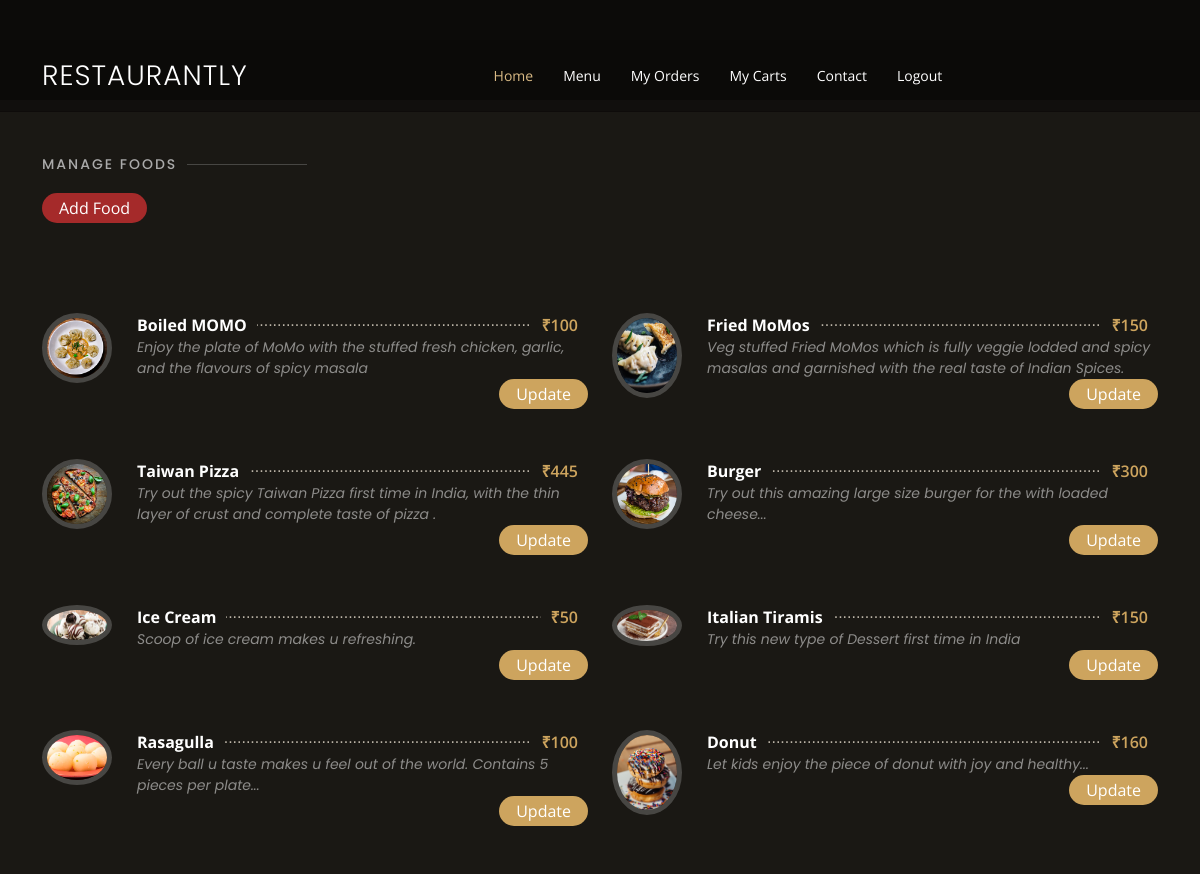
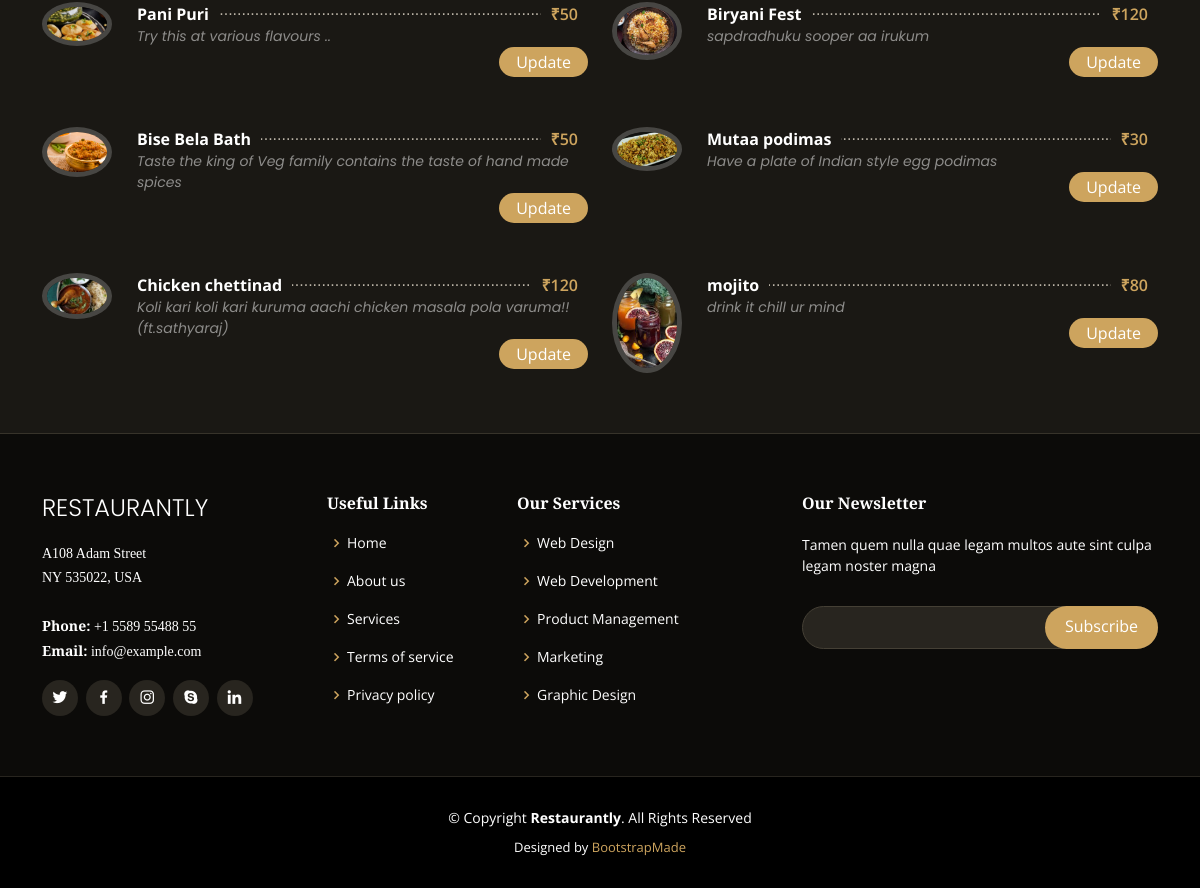
The page /food.php (signed in) on the database its author committed (2 pictures, top to bottom).
### tables this page shows
CREATE TABLE `food` (
  `id` int(10) UNSIGNED NOT NULL,
  `title` varchar(100) NOT NULL,
  `description` text NOT NULL,
  `price` decimal(10,0) NOT NULL,
  `image_name` varchar(255) NOT NULL,
  `category_id` int(10) UNSIGNED NOT NULL,
  `featured` varchar(10) NOT NULL,
  `active` varchar(10) NOT NULL
);

### food.php (the view, shortened to what this page needs)
<?php
include('header.php');
?>
<section id="menu" class="menu section-bg mtop">
      <div class="container" data-aos="fade-up">
<?php
if($_SESSION['role'] == 2){
?>
<div class="section-title">
          <h2>Menu</h2>
          <p>Check Our Tasty Menu</p>
        </div>
<?php
}else if($_SESSION['role'] == 1){
  ?>
  <div class="section-title">
          <h2>Manage Foods</h2>
          <div class="mt-4">
            <button class="btn-add"><a style="color: white;" href="add-food.php">Add Food</a></button>
          </div>
        </div>
  <?php
}
?>
        <div class="row menu-container" data-aos="fade-up" data-aos-delay="200">
        <?php
              $sql="SELECT * FROM food";
              $res=mysqli_query($conn, $sql);
              $count=mysqli_num_rows($res);
              if($count>0)
              {
                  while($row = mysqli_fetch_assoc($res))
                  {
                   if($_SESSION['role']==1 || $row['active'] == 1) {
                      $id=$row['id'];
                      $title=$row['title'];
                      $description=$row['description'];
                      $price = $row['price'];
                      $image_name=$row['image_name'];
                      ?>
                        <div class="col-lg-6 menu-item filter-starters">
                        <div class="row">
<div class="col-lg-2">
<img src="../images/food/<?php echo $image_name;?>" class="menu-img" alt="">
</div>
<div class="col-lg-10">
            <div class="menu-content">
              <a href="#"><?php echo $title; ?></a><span>₹<?php echo $price; ?></span>
            </div>
            <div class="menu-ingredients">
            <?php echo $description; ?>
            </div>
            <div class="textend">
            <?php if($_SESSION['role']==2){ ?>
              <button class="btn-order"><a style="color: white;" href="addToCarts.php?food_id=<?php echo $id; ?>">Add</a></button>
              <?php
                   }elseif($_SESSION['role']==1){
                     ?>
                     <button class="btn-order"><a style="color: white;" href="addToCarts.php?food_id=<?php echo $id; ?>">Update</a></button>
                     <?php
                   }
            ?>
            </div>
                        </div>
                        </div>
          </div>
                      <?php
                  }
                  }
              }
              else
              {
                  echo"<div class='error'>Food Not Found.</div>";
              }
            ?>
        </div>
      </div>
    </section>
<?php
include('footer.php');
?>

### header.php (shortened to what this page needs)
<head>
  <link href="assets/vendor/animate.css/animate.min.css" rel="stylesheet">
  <link href="assets/vendor/aos/aos.css" rel="stylesheet">
  <link href="assets/vendor/bootstrap/css/bootstrap.min.css" rel="stylesheet">
  <link href="assets/vendor/bootstrap-icons/bootstrap-icons.css" rel="stylesheet">
  <link href="assets/vendor/boxicons/css/boxicons.min.css" rel="stylesheet">
  <link href="assets/vendor/glightbox/css/glightbox.min.css" rel="stylesheet">
  <link href="assets/vendor/swiper/swiper-bundle.min.css" rel="stylesheet">
  <link href="assets/css/style.css" rel="stylesheet">
</head>
<body>
  <header id="header" class="fixed-top d-flex align-items-cente">
    <div class="container-fluid container-xl d-flex align-items-center justify-content-lg-between">
      <h1 class="logo me-auto me-lg-0"><a href="home.php">Restaurantly</a></h1>
      <nav id="navbar" class="navbar order-last order-lg-0 navcenter">
        <ul>
          <li><a class="nav-link scrollto active" href="home.php">Home</a></li>
          <li><a class="nav-link scrollto" href="food.php">Menu</a></li>
          <li><a class="nav-link scrollto" href="myOrders.php">My Orders</a></li>
          <li><a class="nav-link scrollto" href="myCarts.php">My Carts</a></li>
          <li><a class="nav-link scrollto" href="contact.php">Contact</a></li>
          <li><a class="nav-link scrollto" href="logout.php">Logout</a></li>
        </ul>
      </nav>
    </div>
  </header>

### footer.php (shortened to what this page needs)
<footer id="footer">
    <div class="footer-top">
      <div class="container">
        <div class="row">
          <div class="col-lg-3 col-md-6">
            <div class="footer-info">
              <h3>Restaurantly</h3>
              <p>
                A108 Adam Street <br>
                NY 535022, USA<br><br>
                <strong>Phone:</strong> +1 5589 55488 55<br>
                <strong>Email:</strong> info@example.com<br>
              </p>
              <div class="social-links mt-3">
                <a href="#" class="twitter"><i class="bx bxl-twitter"></i></a>
                <a href="#" class="facebook"><i class="bx bxl-facebook"></i></a>
                <a href="#" class="instagram"><i class="bx bxl-instagram"></i></a>
                <a href="#" class="google-plus"><i class="bx bxl-skype"></i></a>
                <a href="#" class="linkedin"><i class="bx bxl-linkedin"></i></a>
              </div>
            </div>
          </div>
          <div class="col-lg-2 col-md-6 footer-links">
            <h4>Useful Links</h4>
            <ul>
              <li><i class="bx bx-chevron-right"></i> <a href="#">Home</a></li>
              <li><i class="bx bx-chevron-right"></i> <a href="#">About us</a></li>
              <li><i class="bx bx-chevron-right"></i> <a href="#">Services</a></li>
              <li><i class="bx bx-chevron-right"></i> <a href="#">Terms of service</a></li>
              <li><i class="bx bx-chevron-right"></i> <a href="#">Privacy policy</a></li>
            </ul>
          </div>
          <div class="col-lg-3 col-md-6 footer-links">
            <h4>Our Services</h4>
            <ul>
              <li><i class="bx bx-chevron-right"></i> <a href="#">Web Design</a></li>
              <li><i class="bx bx-chevron-right"></i> <a href="#">Web Development</a></li>
              <li><i class="bx bx-chevron-right"></i> <a href="#">Product Management</a></li>
              <li><i class="bx bx-chevron-right"></i> <a href="#">Marketing</a></li>
              <li><i class="bx bx-chevron-right"></i> <a href="#">Graphic Design</a></li>
            </ul>
          </div>
          <div class="col-lg-4 col-md-6 footer-newsletter">
            <h4>Our Newsletter</h4>
            <p>Tamen quem nulla quae legam multos aute sint culpa legam noster magna</p>
            <form action="" method="post">
              <input type="email" name="email"><input type="submit" value="Subscribe">
            </form>
          </div>
        </div>
      </div>
    </div>
    <div class="container">
      <div class="copyright">
        &copy; Copyright <strong><span>Restaurantly</span></strong>. All Rights Reserved
      </div>
      <div class="credits">
        Designed by <a href="https://bootstrapmade.com/">BootstrapMade</a>
      </div>
    </div>
  </footer>

### rows shown on the page
food: image_name (picture), title "Boiled MOMO", price "100", description "Enjoy the plate of MoMo with the stuffed fresh chicken, garlic, and the flavours of spicy masala"
food: image_name (picture), title "Fried MoMos", price "150", description "Veg stuffed Fried MoMos which is fully veggie lodded and spicy masalas and garnished with the real taste of Indian Spices."
food: image_name (picture), title "Taiwan Pizza", price "445", description "Try out the spicy Taiwan Pizza first time in India, with the thin layer of crust and complete taste of pizza ."
food: image_name (picture), title "Burger", price "300", description "Try out this amazing large size burger for the with loaded cheese..."
food: image_name (picture), title "Ice Cream", price "50", description "Scoop of ice cream makes u refreshing."
food: image_name (picture), title "Italian Tiramis", price "150", description "Try this new type of Dessert first time in India"
food: image_name (picture), title "Rasagulla", price "100", description "Every ball u taste makes u feel out of the world. Contains 5 pieces per plate..."
food: image_name (picture), title "Donut", price "160", description "Let kids enjoy the piece of donut with joy and healthy..."
food: image_name (picture), title "Pani Puri", price "50", description "Try this at various flavours .."
food: image_name (picture), title "Biryani Fest", price "120", description "sapdradhuku sooper aa irukum"
food: image_name (picture), title "Bise Bela Bath", price "50", description "Taste the king of Veg family contains the taste of hand made spices"
food: image_name (picture), title "Mutaa podimas", price "30", description "Have a plate of Indian style egg podimas"
food: image_name (picture), title "Chicken chettinad", price "120", description "Koli kari koli kari kuruma aachi chicken masala pola varuma!! (ft.sathyaraj)"
food: image_name (picture), title "mojito", price "80", description "drink it chill ur mind"
